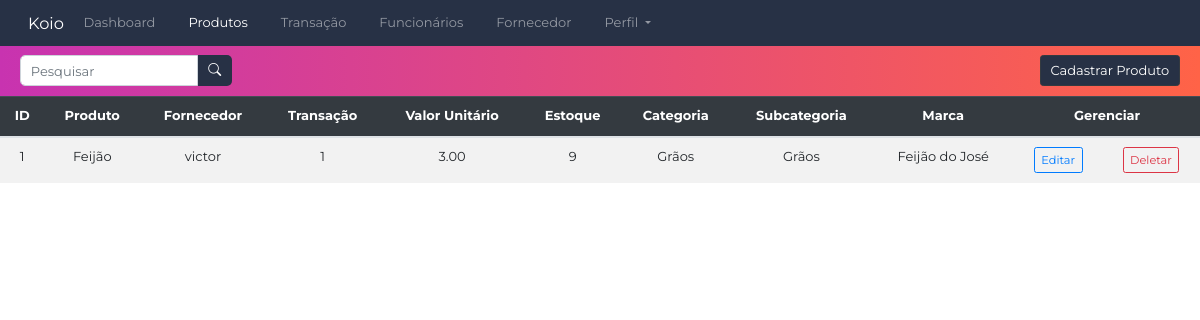
The app's page /telainicial/produtos/ (signed in) with its own data.
### Produtos/models.py (models this page shows, shortened)
class Produtos(models.Model):
   idProduto = models.AutoField(primary_key=True)
   idFornecedor = models.ForeignKey(Fornecedor,on_delete=models.CASCADE)
   idTransacao = models.ForeignKey(Transacao,on_delete=models.CASCADE, default=1)
   nomeProduto=models.CharField(max_length= 30)
   valorUnit= models.DecimalField(max_digits=10,decimal_places=2)
   qntEstoque =models.IntegerField(default = 1)
   categoria = models.CharField(max_length=15)
   subCategoria=models.CharField(max_length=15)
   marcaProduto=models.CharField(max_length=15)

### Fornecedores/models.py (models this page shows, shortened)
class Fornecedor(models.Model):
    idFornecedor = models.AutoField(primary_key=True)
    nomeFornecedor = models.CharField(max_length=30, validators = [valida_texto])
    endereco = models.CharField(max_length=30)
    telefone = models.CharField(max_length=20)
    cep = models.CharField(max_length=8)
    cnpj = models.CharField(max_length=14)

### Transacao/models.py (models this page shows, shortened)
class Transacao(models.Model):
    idTransacao = models.AutoField(primary_key=True)
    idFornecedor = models.ForeignKey(Fornecedor,on_delete=models.CASCADE, default=1)
    dataTransacao = models.DateField()
    tipoTransacao = models.CharField(max_length=7)

### Produtos/views.py (the view)
# urls.py: path('',produtos_view, name="produtos_view"),
def produtos_view(request):
    if(verifica_login(request)):
        produtos = Produtos.objects.all()
        fornecedores = Fornecedor.objects.all()
        transacoes = Transacao.objects.all()
        return render(request, "produtos.html", {"produtos": produtos, "fornecedores": fornecedores,
                                                 "transacoes":transacoes})
    else:
        return redirect(login_view)

### login/views.py (called while the page is built)
def verifica_login(request):
        return 'user_id' in request.session

### Produtos/templates/produtos.html (shortened to what this page needs)
{% extends 'navbar.html' %}
{% load static %}
{% block extra_css %}
<link rel="stylesheet" type="text/css" href="{% static 'css/produto.css' %}">
{% endblock %}
{% block content%}
<div class="container-table">
    <div class="rectangle">
        <form class="d-flex align-items-center">
            <input class="form-control me-2 w-100" type="search" id="searchInput" placeholder="Pesquisar" aria-label="Search">
            <button class="btn btn-search" type="submit">
                <i class="bi bi-search"></i>
            </button>
        </form>
        <a href="{% url 'cadastrarProdutos_view' %}" class="btn btn-dark ms-auto">Cadastrar Produto</a>
    </div>
    <table class="table table-striped table-responsive-lg">
        <thead class="table-dark">
            <tr>
                <th scope="col">ID</th>
                <th scope="col">Produto</th>
                <th scope="col">Fornecedor</th>
                <th scope="col">Transação</th>
                <th scope="col">Valor Unitário</th>
                <th scope="col">Estoque</th>
                <th scope="col">Categoria</th>
                <th scope="col">Subcategoria</th>
                <th scope="col">Marca</th>
                <th scope="col" colspan="2">Gerenciar</th>
            </tr>
        </thead>
        <tbody id="productTable">
            {% for produto in produtos %}
            <tr>
                <td>{{ produto.idProduto }}</td>
                <td>{{ produto.nomeProduto }}</td>
                <td>{{ produto.idFornecedor.nomeFornecedor }}</td>
                <td>{{ produto.idTransacao.idTransacao }}</td>
                <td>{{ produto.valorUnit }}</td>
                <td>{{ produto.qntEstoque }}</td>
                <td>{{ produto.categoria }}</td>
                <td>{{ produto.subCategoria }}</td>
                <td>{{ produto.marcaProduto }}</td>
                <td>
                    <a href="{% url 'editarProdutos_view' produto.idProduto %}" class="btn btn-outline-primary btn-sm">Editar</a>
                </td>
                <td>
                    <a href="{% url 'deleteProdutos_view' produto.idProduto %}" class="btn btn-outline-danger btn-sm">Deletar</a>
                </td>
            </tr>
            {% endfor %}
        </tbody>
    </table>
</div>
{% endblock %}

### Static/css/base.css (style rules this page uses)
* { font-family: 'Montserrat', sans-serif; font-size: 13px; }
.rectangle { display: flex; justify-content: space-between; align-items: center; background: linear-gradient(to right, rgba(200, 51, 176), rgba(255, 99, 71)); height: 50px; width: 100%; padding: 20px; }
#searchInput { width: 100%; border-radius: 5px 0px 0px 5px; }
.btn-search { color: white; background-color: #273145; border-radius: 0px 5px 5px 0px; }
.btn-dark { background-color: #273145; }
.table { width: 100%; margin: 0; padding: 0; }
.table thead th, .table tbody td { text-align: center; }

### Produtos/static/css/produto.css (style rules this page uses)
.container-table { padding: 0px; }

### records on screen
Produtos: idProduto "1", nomeProduto "Feijão", idFornecedor.nomeFornecedor "victor", idTransacao.idTransacao "1", valorUnit "3.00", qntEstoque "9", categoria "Grãos", subCategoria "Grãos", marcaProduto "Feijão do José"
